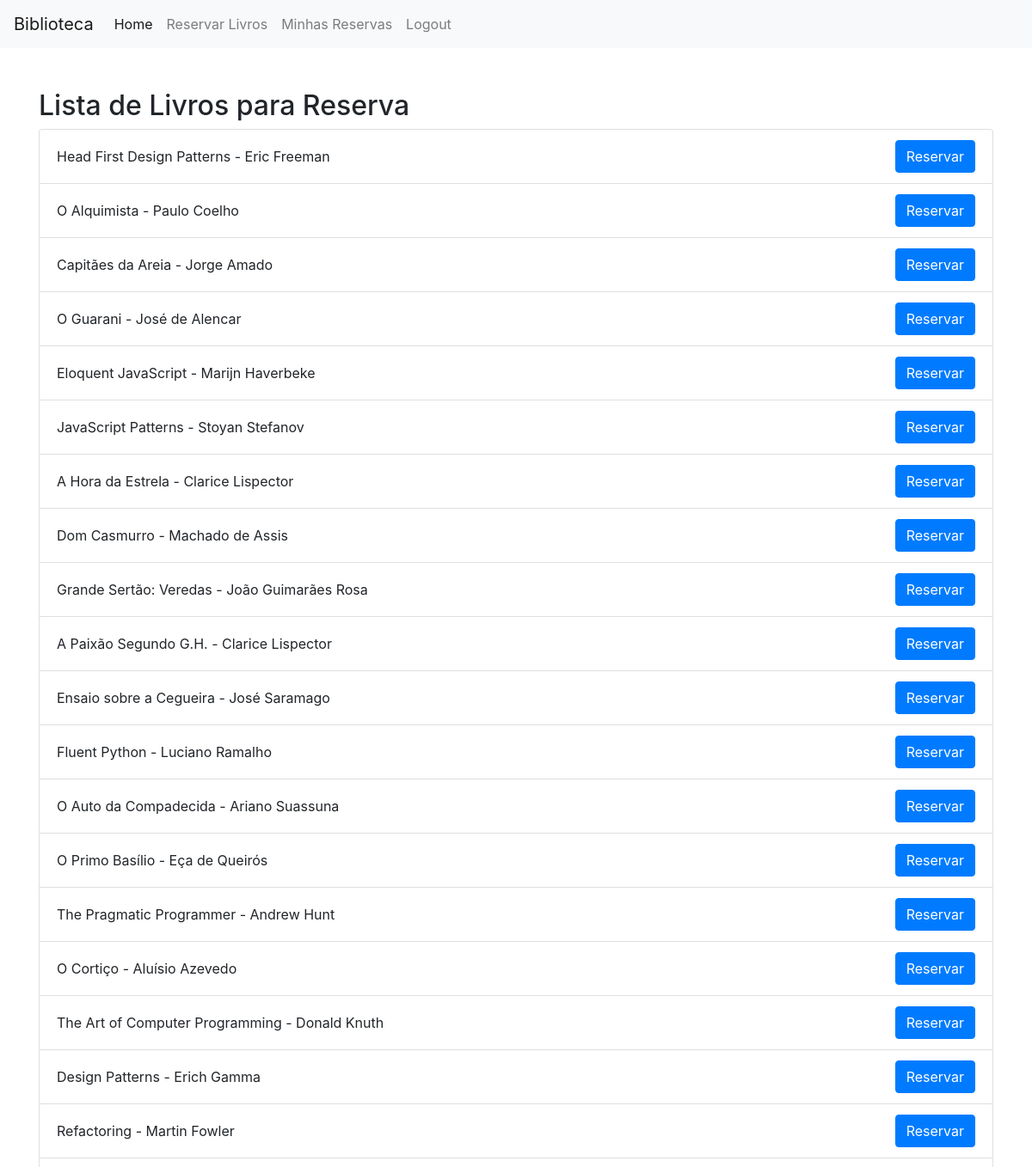
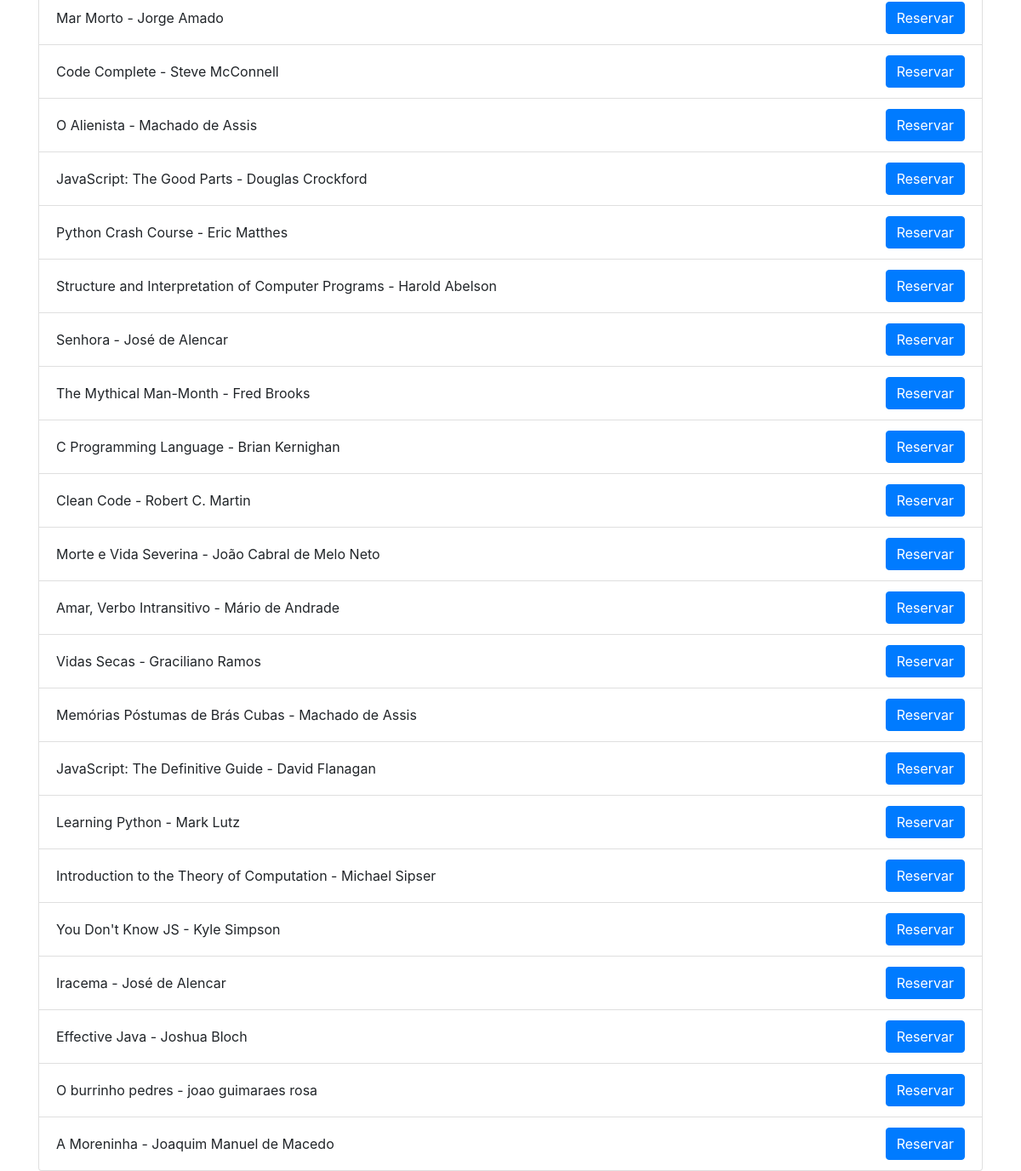
Screenshot of /reservar (signed in) with the database file from the repository (2 pictures, top to bottom).
### app.py (models this page shows, shortened)
class Livro(db.Model):
    id = db.Column(db.Integer, primary_key=True)
    titulo = db.Column(db.String(200), nullable=False)
    autor = db.Column(db.String(200), nullable=False)
    categoria = db.Column(db.String(100), nullable=False)
    ano = db.Column(db.Integer, nullable=False)
    editora = db.Column(db.String(200), default="Sem Editora")
    ativo = db.Column(db.Boolean, default=False)

### app.py (the view)
@app.route("/reservar", methods=["GET"])
@login_required
def reservar():
    livros = Livro.query.all()  # Pega todos os livros
    return render_template("reservar.html", livros=livros)

### app.py (called while the page is built)
@login_manager.user_loader
def load_user(user_id):
    return User.query.get(int(user_id))

### templates/reservar.html (shortened to what this page needs)
<!DOCTYPE html>
<html>
  <head>
    <link rel="stylesheet" href="https://maxcdn.bootstrapcdn.com/bootstrap/4.0.0/css/bootstrap.min.css" />
  </head>
  <body>
    {% include '_navbar.html' %}
    <div class="container mt-5">
      <h2>Lista de Livros para Reserva</h2>
      <ul class="list-group">
        {% for livro in livros %}
        <li class="list-group-item d-flex justify-content-between align-items-center">
          {{ livro.titulo }} - {{ livro.autor }}
          <a href="{{ url_for('fazer_reserva', book_id=livro.id) }}" class="btn btn-primary">Reservar</a>
        </li>
        {% endfor %}
      </ul>
    </div>
  </body>
</html>

### rows the page displays
Livro: titulo "Head First Design Patterns", autor "Eric Freeman"
Livro: titulo "O Alquimista", autor "Paulo Coelho"
Livro: titulo "Capitães da Areia", autor "Jorge Amado"
Livro: titulo "O Guarani", autor "José de Alencar"
Livro: titulo "Eloquent JavaScript", autor "Marijn Haverbeke"
Livro: titulo "JavaScript Patterns", autor "Stoyan Stefanov"
Livro: titulo "A Hora da Estrela", autor "Clarice Lispector"
Livro: titulo "Dom Casmurro", autor "Machado de Assis"
Livro: titulo "Grande Sertão: Veredas", autor "João Guimarães Rosa"
Livro: titulo "A Paixão Segundo G.H.", autor "Clarice Lispector"
Livro: titulo "Ensaio sobre a Cegueira", autor "José Saramago"
Livro: titulo "Fluent Python", autor "Luciano Ramalho"
Livro: titulo "O Auto da Compadecida", autor "Ariano Suassuna"
Livro: titulo "O Primo Basílio", autor "Eça de Queirós"
Livro: titulo "The Pragmatic Programmer", autor "Andrew Hunt"
Livro: titulo "O Cortiço", autor "Aluísio Azevedo"
Livro: titulo "The Art of Computer Programming", autor "Donald Knuth"
Livro: titulo "Design Patterns", autor "Erich Gamma"
Livro: titulo "Refactoring", autor "Martin Fowler"
Livro: titulo "Mar Morto", autor "Jorge Amado"
Livro: titulo "Code Complete", autor "Steve McConnell"
Livro: titulo "O Alienista", autor "Machado de Assis"
Livro: titulo "JavaScript: The Good Parts", autor "Douglas Crockford"
Livro: titulo "Python Crash Course", autor "Eric Matthes"
Livro: titulo "Structure and Interpretation of Computer Programs", autor "Harold Abelson"
Livro: titulo "Senhora", autor "José de Alencar"
Livro: titulo "The Mythical Man-Month", autor "Fred Brooks"
Livro: titulo "C Programming Language", autor "Brian Kernighan"
Livro: titulo "Clean Code", autor "Robert C. Martin"
Livro: titulo "Morte e Vida Severina", autor "João Cabral de Melo Neto"
Livro: titulo "Amar, Verbo Intransitivo", autor "Mário de Andrade"
Livro: titulo "Vidas Secas", autor "Graciliano Ramos"
Livro: titulo "Memórias Póstumas de Brás Cubas", autor "Machado de Assis"
Livro: titulo "JavaScript: The Definitive Guide", autor "David Flanagan"
Livro: titulo "Learning Python", autor "Mark Lutz"
Livro: titulo "Introduction to the Theory of Computation", autor "Michael Sipser"
Livro: titulo "You Don't Know JS", autor "Kyle Simpson"
Livro: titulo "Iracema", autor "José de Alencar"
Livro: titulo "Effective Java", autor "Joshua Bloch"
Livro: titulo "O burrinho pedres", autor "joao guimaraes rosa"
Livro: titulo "A Moreninha", autor "Joaquim Manuel de Macedo"
